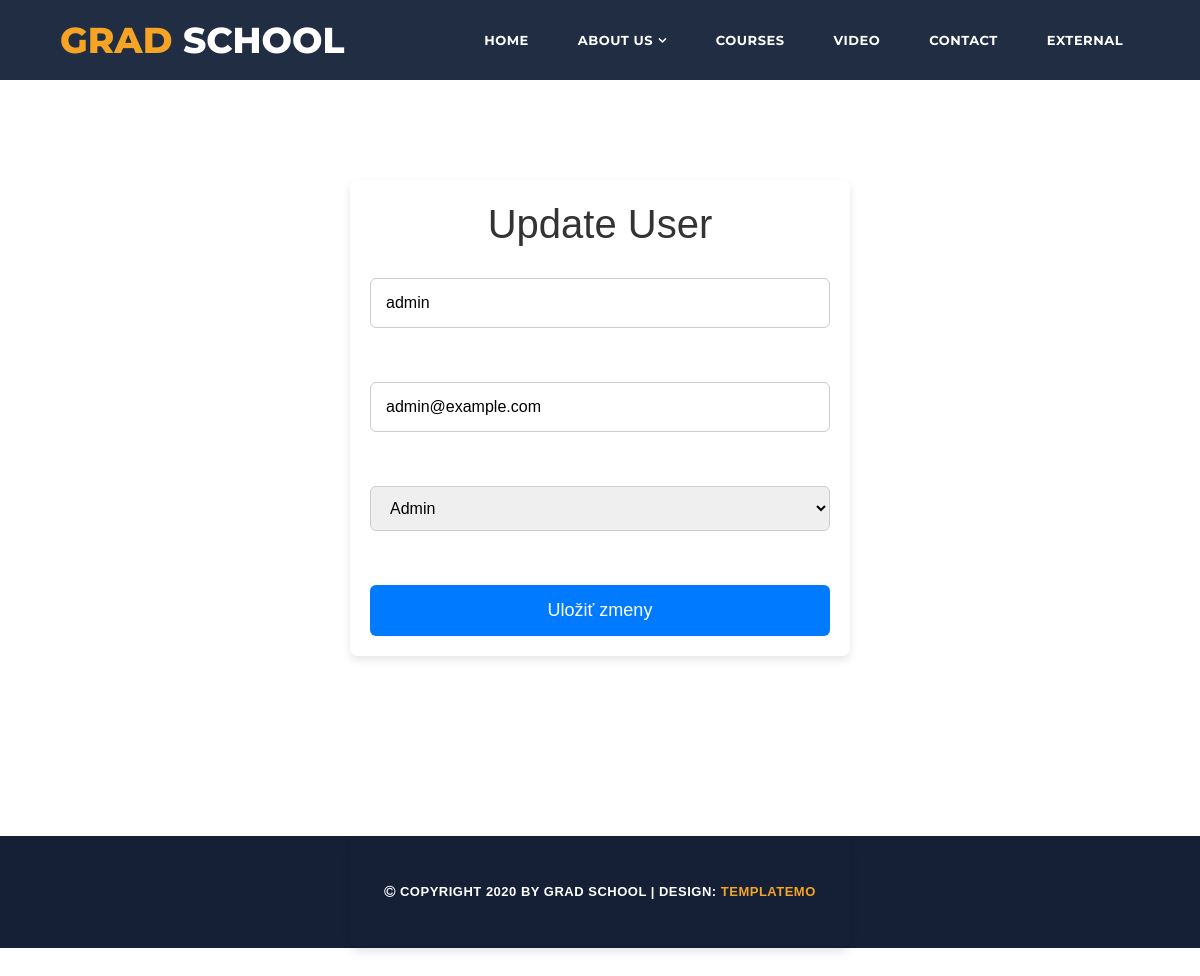
/user-edit.php?id=5, run on the app's committed database.
### tables this page shows
CREATE TABLE `users` (
  `id` int(11) NOT NULL,
  `name` varchar(100) NOT NULL,
  `email` varchar(150) NOT NULL,
  `password` varchar(255) NOT NULL,
  `role` int(11) NOT NULL,
  `created_at` timestamp NOT NULL DEFAULT current_timestamp()
);

### _inc/classes/Database.php (called while the page is built, shortened)
<?php
class Database{
    private $host = "localhost";
    private $db = "db_blog";
    private $user = "root";
    private $pass = "";
    private $charset = "utf8";
    private $pdo;
    public function __construct() {
        $dsn = "mysql:host={$this->host};dbname={$this->db};charset={$this->charset}";
        try {
            $this->pdo = new PDO($dsn, $this->user, $this->pass);
            $this->pdo->setAttribute(PDO::ATTR_ERRMODE, PDO::ERRMODE_EXCEPTION);
        } catch (PDOException $e) {
            die('Connection failed: ' . $e->getMessage());
        }
    }
    public function getConnection(){
        return $this->pdo;
    }
}
?>

### _inc/classes/User.php (called while the page is built, shortened)
<?php
class User {
    private $db;
    public function __construct(Database $database) {
        $this->db = $database->getConnection();
    }
    public function show($id) {
        $stmt = $this->db->prepare("SELECT * FROM users WHERE id = :id");
        $stmt->bindParam(':id', $id, PDO::PARAM_INT);
        $stmt->execute();
        return $stmt->fetch(PDO::FETCH_ASSOC);
    }
}
?>

### user-edit.php (the view, shortened to what this page needs)
<?php
include('partials/header.php');
$db = new Database();
$user = new User($db);
if (isset($_GET['id'])) {
    $id = $_GET['id'];
    $userData = $user->show($id);
}
?>
<section class="container">
    <h1>Update User</h1>
    <form id="user" action="" method="POST">
        <input type="text" id="name" name="name" value="<?= htmlspecialchars($userData['name']) ?>" required><br>
        <input type="email" id="email" name="email" value="<?= htmlspecialchars($userData['email']) ?>" required><br>
        <select id="role" name="role" required>
            <option value="0" <?= $userData['role'] == 0 ? 'selected' : '' ?>>Admin</option>
        </select><br>
        <input type="submit" value="Uložiť zmeny">
    </form>
</section>
<?php
include('partials/footer.php');
?>

### assets/css/templatemo-grad-school.css (style rules this page uses)
body { font-family: 'Montserrat', sans-serif; }

### assets/css/user-edit.css (style rules this page uses)
.container { max-width: 500px; margin: 180px auto 40px; padding: 20px; border-radius: 8px; box-shadow: 0 4px 8px rgba(0,0,0,0.1); font-family: Arial, sans-serif; }
.container h1 { text-align: center; margin-bottom: 30px; color: #333; }
form#user { display: flex; flex-direction: column; gap: 15px; }
form#user input[type="text"], form#user input[type="email"], form#user select { padding: 12px 15px; font-size: 16px; border: 1.5px solid #ccc; border-radius: 6px; transition: border-color 0.3s ease; }
form#user input[type="submit"] { padding: 12px; font-size: 18px; background-color: #007BFF; border: none; border-radius: 6px; color: white; cursor: pointer; transition: background-color 0.3s ease; }

### data on the page
users: name "admin", email "admin@example.com", role "Admin"

### other printed values
$page_name "HOME"
$page_name "ABOUT US"
$page_name "COURSES"
$page_name "VIDEO"
$page_name "CONTACT"
$page_name "EXTERNAL"
